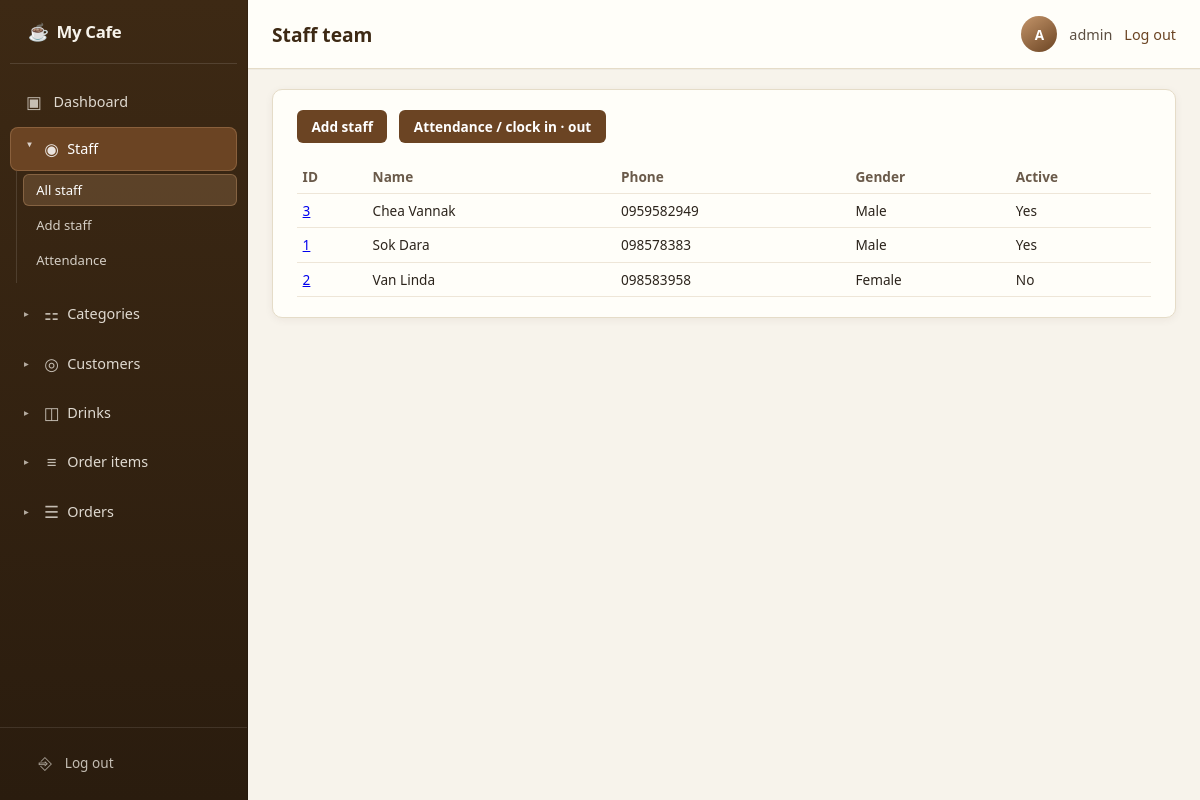
The page /staff/ (signed in) on the database its author committed.
### polls/models.py (models this page shows, shortened)
class Staff(models.Model):
    user = models.OneToOneField(
        settings.AUTH_USER_MODEL,
        null=True,
        blank=True,
        on_delete=models.SET_NULL,
        related_name="cafe_staff",
    )
    name = models.CharField(max_length=255)
    gender = models.CharField(
        max_length=10,
        choices=[
            ("male", "Male"),
            ("female", "Female"),
            ("other", "Other"),
        ],
        null=True,
        blank=True,
    )
    phone = models.CharField(max_length=32, blank=True)
    is_active = models.BooleanField(
        default=True,
        help_text="Inactive staff are hidden from clock-in and lists by default.",
    )
    created_at = models.DateTimeField(auto_now_add=True)
    class Meta:
        db_table = "cafe_staff"
        ordering = ["name"]

### polls/views/workforce.py (the view)
# urls.py: path("staff/", views.staff_list, name="staff_list"),
@staff_required
def staff_list(request):
    staff_members = Staff.objects.order_by("name")
    return render(
        request,
        "polls/pages/staff_list.html",
        {
            "page_title": "Staff",
            "main_title": "Staff team",
            "active_page": "staff_list",
            "staff_members": staff_members,
        },
    )

### polls/views/staff.py (called while the page is built)
def staff_required(view_func):
    def _allowed(user):
        if not user.is_active:
            return False
        if getattr(user, "is_superuser", False):
            return True
        return Staff.objects.filter(user=user, is_active=True).exists()
    return user_passes_test(
        _allowed,
        login_url="/login/",
    )(view_func)

### polls/templates/polls/pages/staff_list.html
{% extends "polls/layouts/base_app.html" %}
{% block content %}
  <div class="page-card">
    <div class="page-card__actions">
      <a href="{% url 'staff_add' %}">Add staff</a>
      <a href="{% url 'staff_attendance' %}">Attendance / clock in · out</a>
    </div>
    <table class="cafe-table">
      <thead>
        <tr>
          <th>ID</th>
          <th>Name</th>
          <th>Phone</th>
          <th>Gender</th>
          <th>Active</th>
        </tr>
      </thead>
      <tbody>
        {% for s in staff_members %}
        <tr>
          <td><a href="{% url 'staff_edit' s.pk %}">{{ s.pk }}</a></td>
          <td>{{ s.name }}</td>
          <td>{{ s.phone|default:"—" }}</td>
          <td>
            {% if s.gender %}
              {{ s.get_gender_display }}
            {% else %}
              —
            {% endif %}
          </td>
          <td>{% if s.is_active %}Yes{% else %}No{% endif %}</td>
        </tr>
        {% empty %}
        <tr><td colspan="6" class="cafe-muted">No staff yet. Add a team member to track shifts.</td></tr>
        {% endfor %}
      </tbody>
    </table>
  </div>
{% endblock %}

### polls/templates/polls/layouts/base_app.html (shortened to what this page needs)
{% load static %}
<!DOCTYPE html>
<html lang="en">
<head>
  <link rel="stylesheet" href="{% static 'polls/css/cafe_app.css' %}">
</head>
<body>
  <div class="layout">
    {% include "polls/partials/sidebar.html" %}
    <div class="layout-main">
      <header class="topbar">
        <h1 class="topbar__title">{{ main_title }}</h1>
        <div class="topbar__user">
          {% if request.user.is_authenticated %}
          <span class="topbar__avatar" title="{{ request.user.get_username }}">{{ request.user.get_username|slice:":1"|upper }}</span>
          <span>{{ request.user.get_username }}</span>
          <form class="topbar__logout-form" method="post" action="{% url 'logout' %}">
            <button type="submit" class="topbar__logout topbar__logout-btn">Log out</button>
          </form>
          {% endif %}
        </div>
      </header>
      <div class="main-inner">
        {% block content %}{% endblock %}
      </div>
    </div>
  </div>
</body>
</html>

### polls/static/polls/css/cafe_app.css (style rules this page uses)
:root { --cafe-cream: #f7f3eb; --cafe-brown: #3d2914; --cafe-brown-mid: #6b4423; --cafe-accent: #c4956a; --cafe-border: #e5dcc8; --sidebar-width: 15.5rem; }
* { box-sizing: border-box; }
body { margin: 0; min-height: 100vh; font-family: system-ui, -apple-system, "Segoe UI", Roboto, sans-serif; background: var(--cafe-cream); color: #2c241c; }
.layout { display: flex; min-height: 100vh; align-items: stretch; }
.layout-main { flex: 1; min-width: 0; display: flex; flex-direction: column; background: var(--cafe-cream); }
.topbar { display: flex; align-items: center; justify-content: space-between; flex-wrap: wrap; gap: 0.75rem; padding: 1rem 1.5rem; background: #fffef9; border-bottom: 1px solid var(--cafe-border); box-shadow: 0 1px 0 rgba(61, 41, 20, 0.04); }
.topbar__title { margin: 0; font-size: 1.2rem; font-weight: 600; color: var(--cafe-brown); }
.topbar__user { display: flex; align-items: center; gap: 0.75rem; font-size: 0.9rem; color: #5c4f42; }
.topbar__avatar { width: 2.25rem; height: 2.25rem; border-radius: 50%; background: linear-gradient(145deg, var(--cafe-accent), var(--cafe-brown-mid)); color: #fff; display: flex; align-items: center; justify-content: center; font-weight: 700; font-size: 0.85rem; }
.topbar__logout { color: var(--cafe-brown-mid); font-weight: 600; text-decoration: none; font-size: 0.85rem; }
.main-inner { flex: 1; padding: 1.25rem 1.5rem 2rem; max-width: 1400px; width: 100%; margin: 0 auto; }
@media (min-width: 769px) { html, body { height: 100dvh; overflow: hidden; } }
@media (min-width: 769px) { .layout { position: relative; display: block; min-height: 0; height: 100dvh; } }
@media (min-width: 769px) { .layout-main { min-height: 0; overflow: hidden; margin-left: var(--sidebar-width); height: 100dvh; } }
@media (min-width: 769px) { .main-inner { min-height: 0; overflow: auto; } }
.page-card { background: #fffef9; border: 1px solid var(--cafe-border); border-radius: 10px; padding: 1.25rem 1.5rem; box-shadow: 0 2px 8px rgba(61, 41, 20, 0.06); }
.page-card__actions { margin-bottom: 1rem; }
.page-card__actions a { display: inline-block; margin-right: 0.5rem; padding: 0.45rem 0.9rem; background: var(--cafe-brown-mid); color: #fff; text-decoration: none; border-radius: 6px; font-size: 0.85rem; font-weight: 600; }
.cafe-table { width: 100%; border-collapse: collapse; font-size: 0.85rem; }
.cafe-table th, .cafe-table td { text-align: left; padding: 0.45rem 0.35rem; border-bottom: 1px solid #eee6d8; }
.cafe-table th { color: #6a5a4a; font-weight: 600; }
.topbar__logout-form { display: inline; margin: 0; }
.topbar__logout-btn { background: none; border: none; padding: 0; font: inherit; cursor: pointer; }

### rows shown on the page
Staff: pk "3", name "Chea Vannak", phone "0959582949", gender "Male", is_active "Yes"
Staff: pk "1", name "Sok Dara", phone "098578383", gender "Male", is_active "Yes"
Staff: pk "2", name "Van Linda", phone "098583958", gender "Female", is_active "No"

### other values the page prints
{{ main_title }} "Staff team"
{{ request.user.get_username|slice:":1"|upper }} "A"
{{ request.user.get_username }} "admin"
